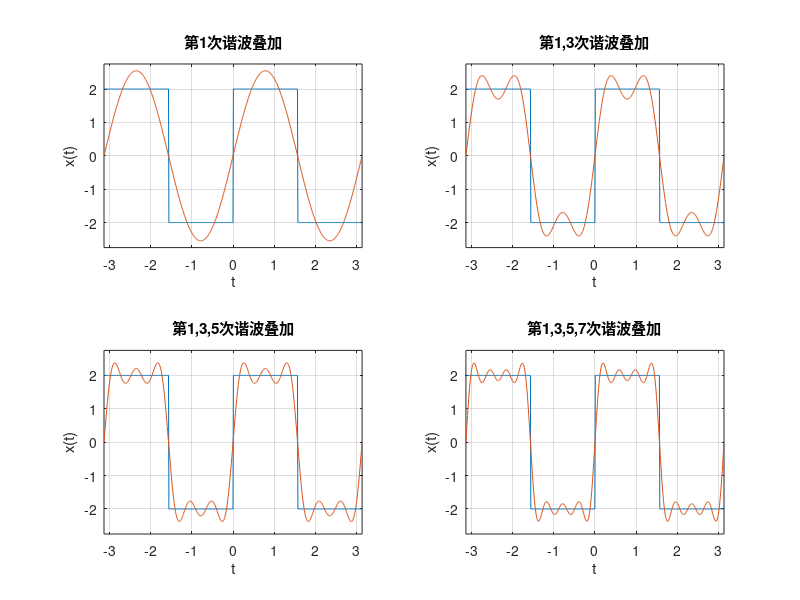

The MATLAB script that drew this image:
clc;
clear;
% define variables
t = -pi:0.01:pi;
f = 2 * square(2*t, 50); % original signal
for n=1:4
    subplot(2, 2, n);
    fn = zeros(1, length(t)); % fundamental component
    kk = '1';
    for k=1:2:2*n-1
        fn = fn + 8/pi/k*sin(2*k*t); % n-th harmonic component
        if k>1
            kk = strcat(kk, ',', num2str(k));
        end
    end
    % plot signals
    plot(t, f);
    hold on;
    plot(t, fn);
    grid on;
    title(strcat('第', kk, '次谐波叠加'));
    xlabel('t');
    ylabel('x(t)');
    axis([-pi, pi, -2.75, 2.75]);
end
